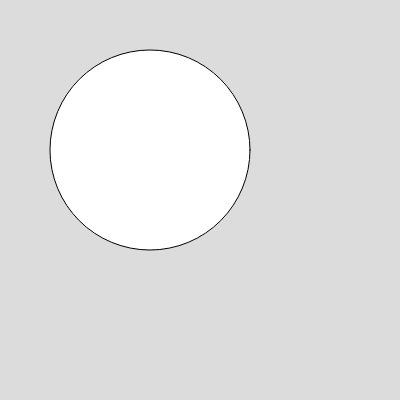
Frame 1 (no input)
Frame 60 (no input): identical to frame 1, image omitted
Frame 120 (the mouse pressed at the canvas centre since frame 60): identical to frame 1, image omitted

The p5.js sketch that drew this single still picture (run headless with seeded random() and noise() and a simulated clock; from frame 60 on, the mouse is pressed at the canvas centre):

// p5.js sketch
// ── sketch.js
function setup() {
  createCanvas(400, 400);
}

function draw() {
  background(220);
  circle (150,150,200)
  square (240,340)
}
